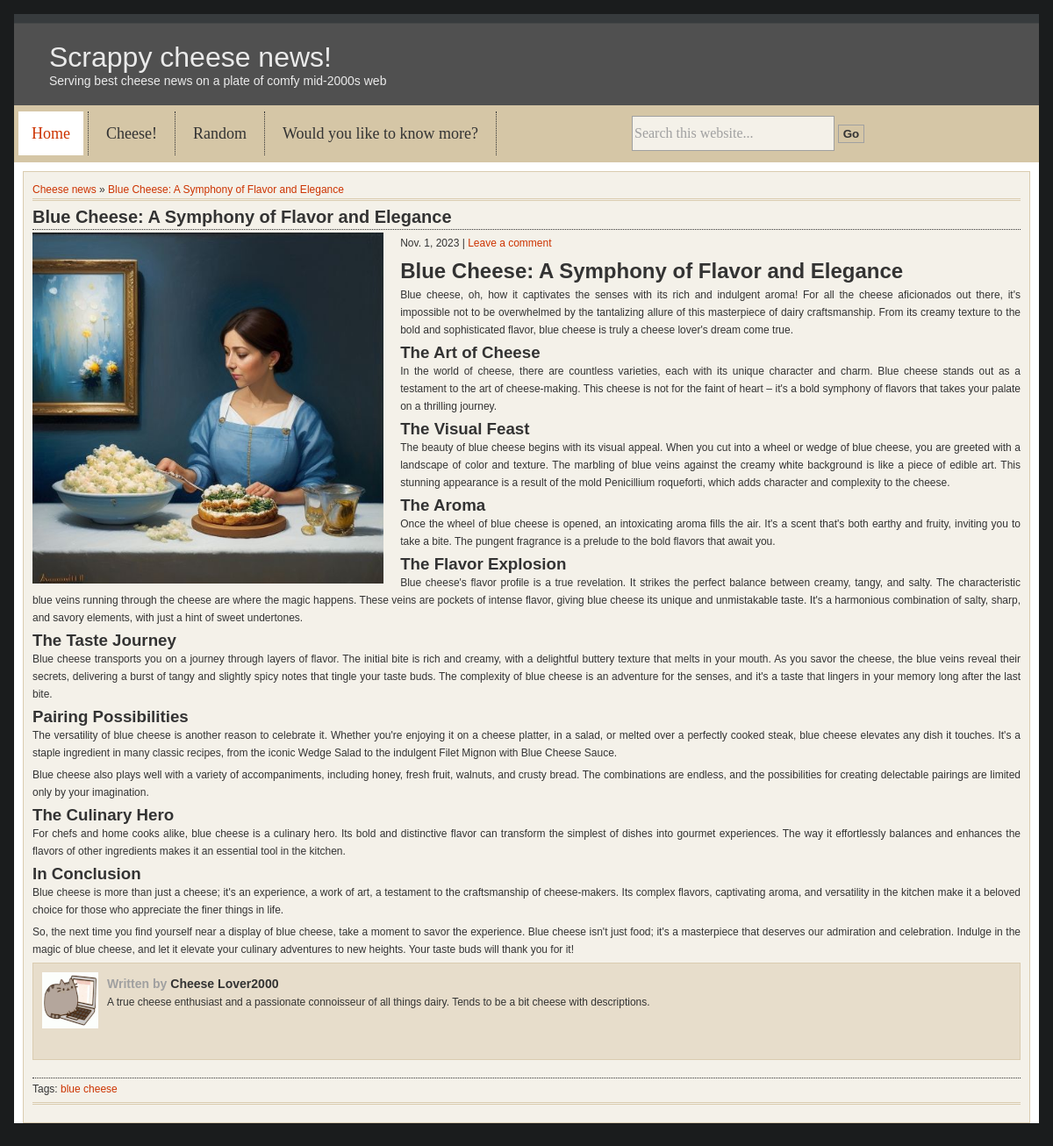
Page /posts/blue-cheese-a-symphony-of-flavor-and-elegance/ on the committed database.
### news_site/models.py (models this page shows, shortened)
class Post(models.Model):
    title = models.CharField(_("Title"), max_length=50)
    post_field = RichTextField(_("Post_Field"))
    date = models.DateField(auto_now=True)
    slug = models.SlugField(unique=True, db_index=True)
    author = models.ForeignKey(
        Author, on_delete=models.SET_NULL, null=True)
    site_origin = models.ForeignKey(Site, verbose_name=_("Site_Origin"), on_delete=models.SET_NULL, null=True)
    tag = models.ManyToManyField(Tag)
    image = models.ImageField(upload_to='post/', null=True)

class Author(models.Model):
    first_name = models.CharField(_("First_Name"), max_length=50)
    last_name = models.CharField(_("Last_Name"), max_length=50)
    author_desc = models.CharField(_("Author_Decription"), max_length=500, default="")
    slug = models.SlugField(_("Slug"), unique=True, max_length=100, default="")
    def full_name(self):
        return f"{self.first_name} {self.last_name}"
    def __str__(self):
        return self.full_name()

class Tag(models.Model):
    tag = models.CharField(_("Tag"), max_length=25)
    slug = models.SlugField(_("Slug"), unique=True, max_length=100, default="")

### news_site/views.py (the view)
# urls.py: path('posts/<slug:slug>/', PostDetailView.as_view(), name='post-detail-page'),
class PostDetailView(DetailView):
    model = Post
    template_name = 'news_site/news_post.html'
    context_object_name = 'post'

### news_site/templates/news_site/news_post.html (shortened to what this page needs)
{% extends 'base.html' %}
{% load static %}
{% block css_files %}
<link rel="stylesheet" href="{% static 'css/style.css' %}">
{% endblock %}
{% block content %}
      <div id="content">
          <div id="the_loop">
            <p class="address"><a href="{% url 'index-view' %}">Cheese news</a> &raquo; <a href="{% url "post-detail-page" post.slug %}">{{ post.title }}</a></p>
            <div class="post">
              <h2><a href="{% url "post-detail-page" post.slug %}">{{ post.title }}</a></h2>
                {% if post.image %}
                <img src="{{ post.image.url }}" alt="Square Image" class="square-image">
                {% endif %}
              <p class="postmeta">{{ post.date }} | <a href="#">Leave a comment</a></p>
              <div class="the_content">
                {{ post.post_field | safe }}
                <div class="the_author"> <img alt="" src="{% static 'images/author_default.gif' %}" class="avatar avatar-64 photo" height="64" width="64" />
                  <h3><span>Written by</span> <a href="{% url 'author_posts' post.author.slug %}">{{ post.author }}</a></h3>
                  <p>{{ post.author.author_desc | linebreaks }}</p>
                </div>
              </div>
               <p class="details">Tags:
                {% for tag in post.tag.all %}
                  <a href="{% url 'tag_post_list' tag.slug %}">{{ tag.tag }}
                </a>
                {% endfor %}
              </p>
            </div>
          </div>
{% endblock %}

### static/css/style.css (style rules this page uses)
* { margin: 0; padding: 0; }
body { background-color: #1a1c1d; background-position: top center; margin: 0.5rem; padding: 0.5rem; font-family: Arial, Helvetica, sans-serif; color: #333333; }
.square-image { max-width: 400px; max-height: 400px; width: auto; height: auto; float: left; margin-right: 1.2rem; }
#content { clear: both; }
#headline, #latest, #the_loop, #comments_template { margin: 0.625rem; padding: 0.625rem; border: 0.0625rem solid #daccb0; background-color: #f4f1e9; background-position: top; background-repeat: no-repeat; overflow: hidden; }
#headline h2 a, #the_loop h2 a { display: block; font-family: Arial, Helvetica, sans-serif; margin-top: 0.4375rem; padding-bottom: 0.125rem; font-size: 1.25rem; color: #333333; border-bottom: 0.0625rem dotted #333333; }
#headline h2 a:link, #headline h2 a:visited, #featured h2 a:link, #featured h2 a:visited, #popular h2 a:link, #popular h2 a:visited, #latest h2 a:link, #latest h2 a:visited, #the_loop h2 a:link, #the_loop h2 a:visited { color: #333333; text-decoration: none; }
p.postmeta { line-height: 1.5625rem; }
a { text-decoration: none; }
.post { padding-bottom: 0.3125rem; background-image: url(images/separator.gif); background-position: bottom; background-repeat: repeat-x; margin-bottom: 0.625rem; }
.the_content p { margin-bottom: 0.3125rem; text-align: justify; }
p.address { background-image: url(images/separator.gif); background-position: bottom; background-repeat: repeat-x; padding-bottom: 0.1875rem; }
p.details { clear: both; border-top: #333333 0.0625rem dotted; margin-top: 0.3125rem; line-height: 1.5625rem; }
a:link, a:visited { color: #cc3300; text-decoration: none; }
p { font-family: Arial, Helvetica, sans-serif; font-size: 0.75rem; line-height: 1.25rem; color: #333333; text-align: justify; margin: 0; }
h1, h2, h3, h4, h5, h6 { font-family: Arial, Helvetica, sans-serif; color: #333333; margin-bottom: 0; margin-top: 0.3125rem; }
h1, h2 { margin-top: 0.3125rem; margin-bottom: 0.1875rem; }
.the_author { clear: both; border: #daccb0 0.0625rem solid; margin-bottom: 1.25rem; padding: 0.625rem; background-color: #e7ddcb; font-family: Arial, Helvetica, sans-serif; font-size: 0.75rem; color: #333333; padding-bottom: 1.5625rem; min-height: 4.625rem; }
.the_author p { line-height: 1rem; }
.the_author img { float: left; margin-right: 0.625rem; }
.the_author h3 a { color: #333333; }
.the_author h3 span { color: #a0a0a0; }

### rows in the picture
Post: title "Blue Cheese: A Symphony of Flavor and Elegance", image (picture), date "Nov. 1, 2023", post_field "Blue Cheese: A Symphony of Flavor and Elegance Blue cheese, oh, how it captivates the senses with its rich and indulgent aroma! For all the cheese aficionados out there, it's impossible not to be overwhelmed by the tantalizing allure of this masterpiece of dairy craftsmanship. From its creamy texture to the bold and sophisticated flavor, blue cheese is truly a cheese lover's dream come true. The Art of Cheese In the world of cheese, there are countless varieties, each with its unique character and charm. Blue cheese stands out as a testament to the art of cheese-making. This cheese is not for the faint of heart – it's a bold symphony of flavors that takes your palate on a thrilling journey.…", author "Cheese Lover2000", author.author_desc "A true cheese enthusiast and a passionate connoisseur of all things dairy. Tends to be a bit cheese with descriptions."
Tag: tag "blue cheese"
